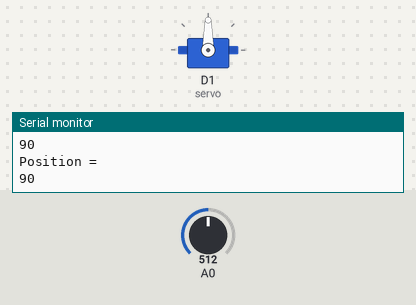
Recording of a sketch running on a simulated ESP8266 (NodeMCU). Shown: servo, the last lines printed to the serial monitor. Inputs (shaded band) come from the test bench; at power-on: A0 = 512.

Above: at 1.3 s.
1.4 s: A0 set to 716
At 2.7 s:
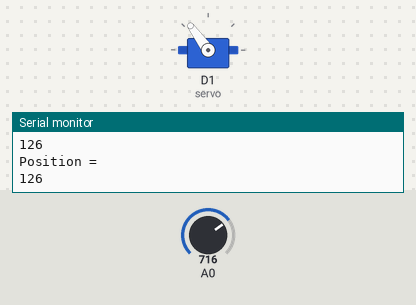
3.0 s: A0 set to 900
At 3.9 s:
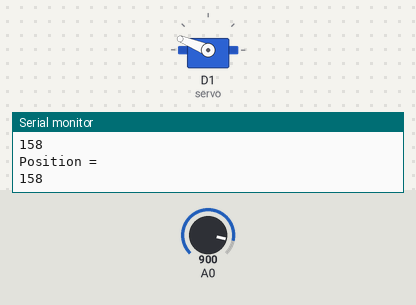
4.5 s: A0 set to 1023
At 5.1 s:
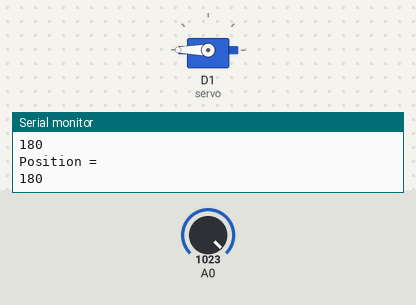
6.0 s: A0 set to 306
At 6.3 s:
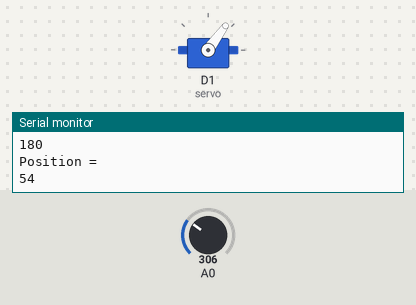
7.5 s: A0 set to 122
At 8.6 s:
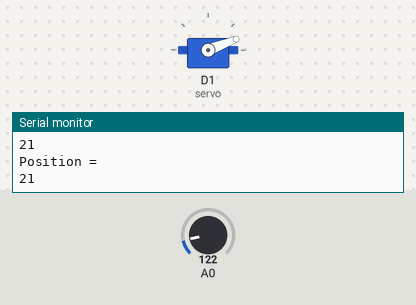
9.0 s: A0 set to 511
At 9.8 s:
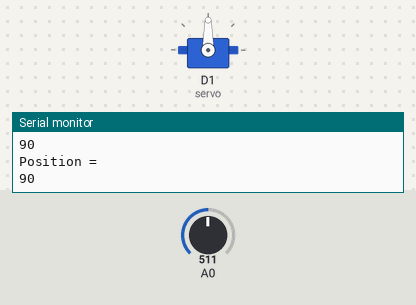
Timing chart, 0 to 11.5 s (numbered marks = the images above; inputs shaded):
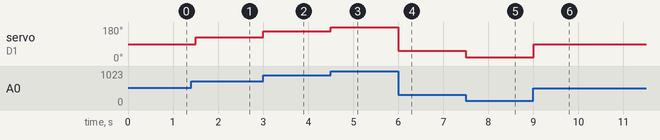

The sketch:

ServoWothPOT.ino
```cpp
#include<Servo.h>
Servo servo;

void setup()
{
  servo.attach(D1);
  Serial.begin(9600);
}

void loop()
{
   int POTValue = analogRead(A0);
   int val = map(POTValue,0,1023,0,180);
   Serial.println("Position = ");
   Serial.println(val);
   servo.write(val);
   delay(500);
}
```

Measured:
- after the input at 1.4 s, servo on D1 (servo): 90° → 126° after 0.10 s
- after the input at 3.0 s, servo on D1 (servo): 126° → 158° at once
- after the input at 4.5 s, servo on D1 (servo): 158° → 180° at once
- after the input at 6.0 s, servo on D1 (servo): 180° → 54° at once
- after the input at 7.5 s, servo on D1 (servo): 54° → 21° at once
- after the input at 9.0 s, servo on D1 (servo): 21° → 90° at once
